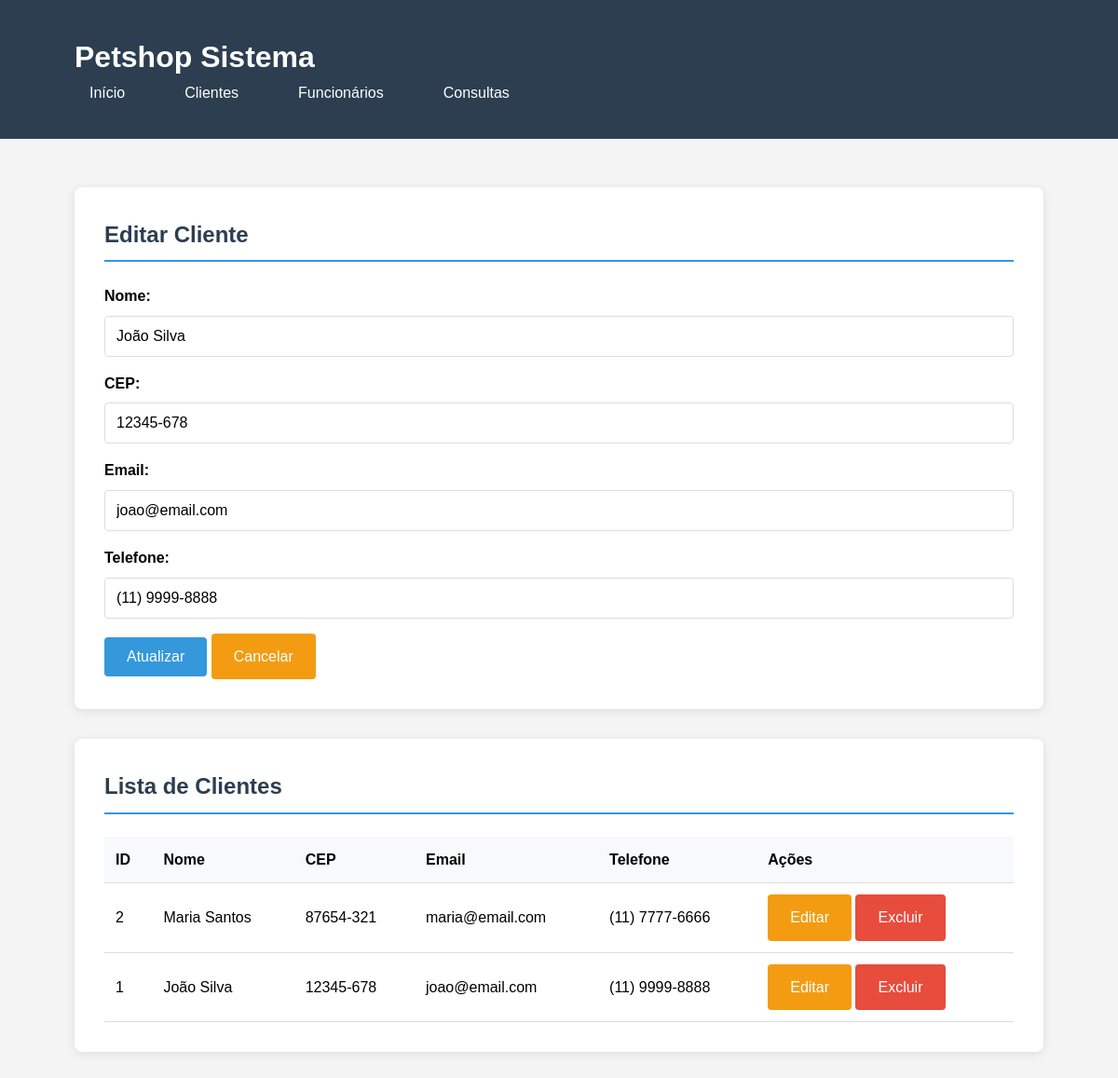
The app's page /clientes.php?editar=1 with its own data.
### tables this page shows
CREATE TABLE clientes (
    id INT AUTO_INCREMENT PRIMARY KEY,
    nome VARCHAR(100) NOT NULL,
    cep VARCHAR(10) NOT NULL,
    email VARCHAR(100) NOT NULL,
    telefone VARCHAR(20) NOT NULL,
    data_cadastro TIMESTAMP DEFAULT CURRENT_TIMESTAMP
);

### cliente.php (called while the page is built, shortened)
<?php
class Cliente
{
    private $conn;
    private $table_name = "clientes";
    public $id;
    public function __construct($db)
    {
        $this->conn = $db;
    }
    public function ler()
    {
        $query = "SELECT * FROM " . $this->table_name . " ORDER BY id DESC";
        $stmt = $this->conn->prepare($query);
        $stmt->execute();
        return $stmt;
    }
    public function lerUm()
    {
        $query = "SELECT * FROM " . $this->table_name . " WHERE id = ? LIMIT 0,1";
        $stmt = $this->conn->prepare($query);
        $stmt->bindParam(1, $this->id);
        $stmt->execute();
        $row = $stmt->fetch(PDO::FETCH_ASSOC);
        if ($row) {
            $this->nome = $row['nome'];
            $this->cep = $row['cep'];
            $this->email = $row['email'];
            $this->telefone = $row['telefone'];
            return true;
        }
        return false;
    }
}

### clientes.php (the view, shortened to what this page needs)
<?php
include 'cliente.php';
$database = new Database();
$db = $database->getConnection();
$cliente = new Cliente($db);
$cliente_edicao = null;
if (isset($_GET['editar'])) {
    $cliente->id = $_GET['editar'];
    if ($cliente->lerUm()) {
        $cliente_edicao = $cliente;
    }
}
?>
<!DOCTYPE html>
<html lang="pt-br">
<head>
    <link rel="stylesheet" href="style.css">
</head>
<body>
    <div class="header">
        <div class="container">
            <h1>Petshop Sistema</h1>
            <ul class="nav-menu">
                <li><a href="index.php">Início</a></li>
                <li><a href="clientes.php">Clientes</a></li>
                <li><a href="funcionarios.php">Funcionários</a></li>
                <li><a href="consultas.php">Consultas</a></li>
            </ul>
        </div>
    </div>
    <div class="container">
        <div class="card">
            <h2 class="section-title"><?php echo $cliente_edicao ? 'Editar' : 'Cadastrar'; ?> Cliente</h2>
            <form method="POST">
                <div class="form-group">
                    <label>Nome:</label>
                    <input type="text" name="nome" class="form-control"
                        value="<?php echo $cliente_edicao ? $cliente_edicao->nome : ''; ?>" required>
                </div>
                <div class="form-group">
                    <label>CEP:</label>
                    <input type="text" name="cep" class="form-control"
                        value="<?php echo $cliente_edicao ? $cliente_edicao->cep : ''; ?>" required>
                </div>
                <div class="form-group">
                    <label>Email:</label>
                    <input type="email" name="email" class="form-control"
                        value="<?php echo $cliente_edicao ? $cliente_edicao->email : ''; ?>" required>
                </div>
                <div class="form-group">
                    <label>Telefone:</label>
                    <input type="text" name="telefone" class="form-control"
                        value="<?php echo $cliente_edicao ? $cliente_edicao->telefone : ''; ?>" required>
                </div>
                <button type="submit" class="btn btn-primary">
                    <?php echo $cliente_edicao ? 'Atualizar' : 'Cadastrar'; ?>
                </button>
                <?php if ($cliente_edicao): ?>
                    <a href="clientes.php" class="btn btn-warning">Cancelar</a>
                <?php endif; ?>
            </form>
        </div>
        <div class="card">
            <h2 class="section-title">Lista de Clientes</h2>
            <table class="table">
                <thead>
                    <tr>
                        <th>ID</th>
                        <th>Nome</th>
                        <th>CEP</th>
                        <th>Email</th>
                        <th>Telefone</th>
                        <th>Ações</th>
                    </tr>
                </thead>
                <tbody>
                    <?php
                    $stmt = $cliente->ler();
                    if ($stmt->rowCount() > 0) {
                        while ($row = $stmt->fetch(PDO::FETCH_ASSOC)) {
                            extract($row);
                            echo "<tr>";
                            echo "<td>{$id}</td>";
                            echo "<td>{$nome}</td>";
                            echo "<td>{$cep}</td>";
                            echo "<td>{$email}</td>";
                            echo "<td>{$telefone}</td>";
                            echo "<td>";
                            echo "<a href='clientes.php?editar={$id}' class='btn btn-warning'>Editar</a> ";
                            echo "<a href='clientes.php?excluir={$id}' class='btn btn-danger' onclick='return confirmarExclusao()'>Excluir</a>";
                            echo "</td>";
                            echo "</tr>";
                        }
                    } else {
                        echo "<tr><td colspan='6'>Nenhum cliente cadastrado.</td></tr>";
                    }
                    ?>
                </tbody>
            </table>
        </div>
    </div>
</body>
</html>

### style.css (style rules this page uses)
* { margin: 0; padding: 0; box-sizing: border-box; }
body { font-family: 'Arial', sans-serif; background-color: #f4f4f4; line-height: 1.6; }
.container { width: 90%; max-width: 1200px; margin: 0 auto; padding: 20px; }
.header { background: #2c3e50; color: white; padding: 1rem 0; margin-bottom: 2rem; }
.nav-menu { display: flex; list-style: none; gap: 2rem; }
.nav-menu a { color: white; text-decoration: none; padding: 0.5rem 1rem; border-radius: 4px; transition: background 0.3s; }
.card { background: white; border-radius: 8px; padding: 2rem; margin-bottom: 2rem; box-shadow: 0 2px 10px rgba(0,0,0,0.1); }
.form-group { margin-bottom: 1rem; }
.form-group label { display: block; margin-bottom: 0.5rem; font-weight: bold; }
.form-control { width: 100%; padding: 0.75rem; border: 1px solid #ddd; border-radius: 4px; font-size: 1rem; }
.btn { padding: 0.75rem 1.5rem; border: none; border-radius: 4px; cursor: pointer; font-size: 1rem; text-decoration: none; display: inline-block; text-align: center; }
.btn-primary { background: #3498db; color: white; }
.btn-warning { background: #f39c12; color: white; }
.btn-danger { background: #e74c3c; color: white; }
.table { width: 100%; border-collapse: collapse; margin-top: 1rem; }
.table th, .table td { padding: 0.75rem; text-align: left; border-bottom: 1px solid #ddd; }
.table th { background: #f8f9fa; font-weight: bold; }
.section-title { margin-bottom: 1.5rem; color: #2c3e50; border-bottom: 2px solid #3498db; padding-bottom: 0.5rem; }
.table td { vertical-align: middle; }

### records on screen
clientes: nome "João Silva", cep "12345-678", email "joao@email.com", telefone "(11) 9999-8888", id "1"
clientes: id "2", nome "Maria Santos", cep "87654-321", email "maria@email.com", telefone "(11) 7777-6666"
